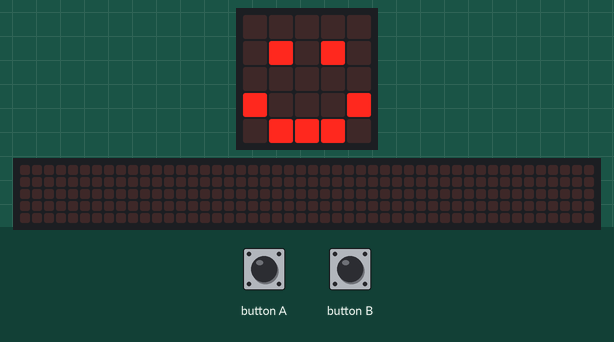
Recording of a program running on a simulated BBC micro:bit running MicroPython. On the bench: the board's 5×5 LED display, a strip that is not on the board, showing the scrolling text unrolled. The inputs (shaded band) are chosen by the test bench. The 48×5 strip is a reading aid, not a part: it shows the text the display is scrolling, unrolled, one strip-width of it at a time.

Above: at 1.2 s.
1.3 s: button A pressed for 0.15 s
At 1.37 s:
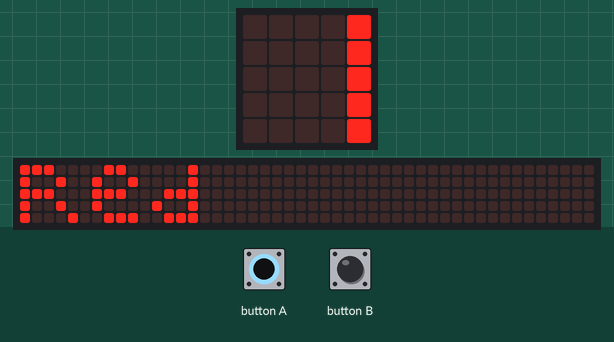
At 5.1 s:
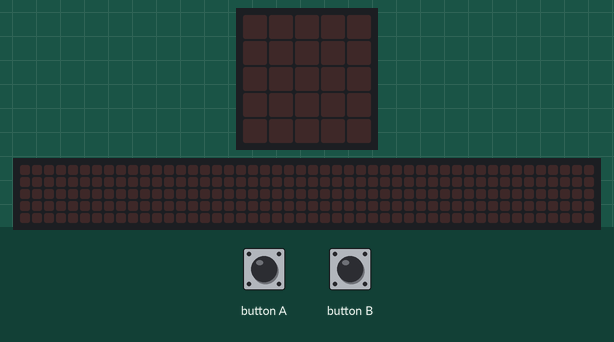

Measured:
- after the input at 1.3 s, the display: changes at once (image 1)
- what the display in image 2 shows lasts 1.0 s, from 4.3 s to 5.3 s

The program:

main.py
```python
"""
Created by: Mr. Coxall
Created on: Sep 2020
This module is a Micro:bit MicroPython program
"""

from microbit import *

# Initial setup
display.show(Image.HAPPY)

while True:
    if button_a.was_pressed():
        display.clear()

        # Turn on Red (P13=0, P14=1, P15=0)
        pin13.write_digital(0)
        pin14.write_digital(1)
        pin15.write_digital(0)
        display.scroll("Red")
        sleep(1000)

        # Turn on Blue (P13=1, P14=0, P15=0)
        pin13.write_digital(1)
        pin14.write_digital(0)
        pin15.write_digital(0)
        display.scroll("Blue")
        sleep(1000)

        # Turn on Green (P13=0, P14=0, P15=1)
        pin13.write_digital(0)
        pin14.write_digital(0)
        pin15.write_digital(1)
        display.scroll("Green")
        sleep(1000)

        # Turn on Magenta (P13=1, P14=1, P15=0)
        pin13.write_digital(1)
        pin14.write_digital(1)
        pin15.write_digital(0)
        display.scroll("Magenta")
        sleep(1000)

        # Turn on Yellow (P13=0, P14=1, P15=1)
        pin13.write_digital(0)
        pin14.write_digital(1)
        pin15.write_digital(1)
        display.scroll("Yellow")
        sleep(1000)

        # Turn on Cyan (P13=1, P14=0, P15=1)
        pin13.write_digital(1)
        pin14.write_digital(0)
        pin15.write_digital(1)
        display.scroll("Cyan")
        sleep(1000)

        # Turn on White (P13=1, P14=1, P15=1)
        pin13.write_digital(1)
        pin14.write_digital(1)
        pin15.write_digital(1)
        display.scroll("White")
        sleep(1000)

        # Reset pins and show happy face again
        pin13.write_digital(0)
        pin14.write_digital(0)
        pin15.write_digital(0)
        display.show(Image.HAPPY)

    sleep(10)
```
